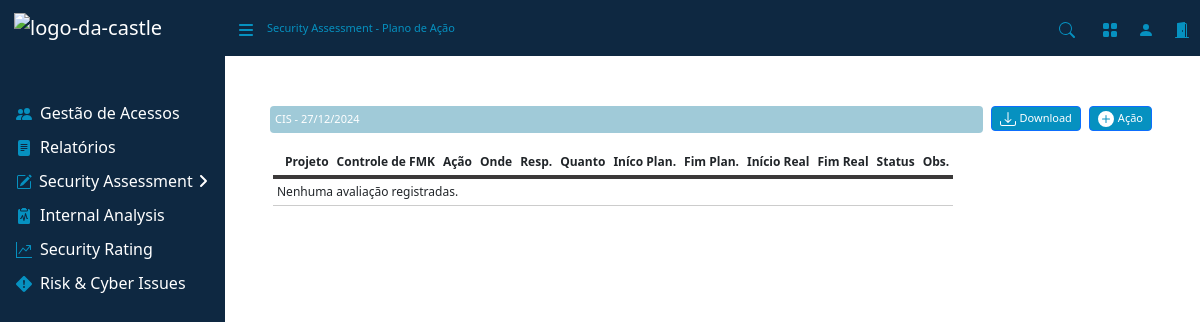
/cad_planodeacao/46/, run on an earlier commit of the app's database.
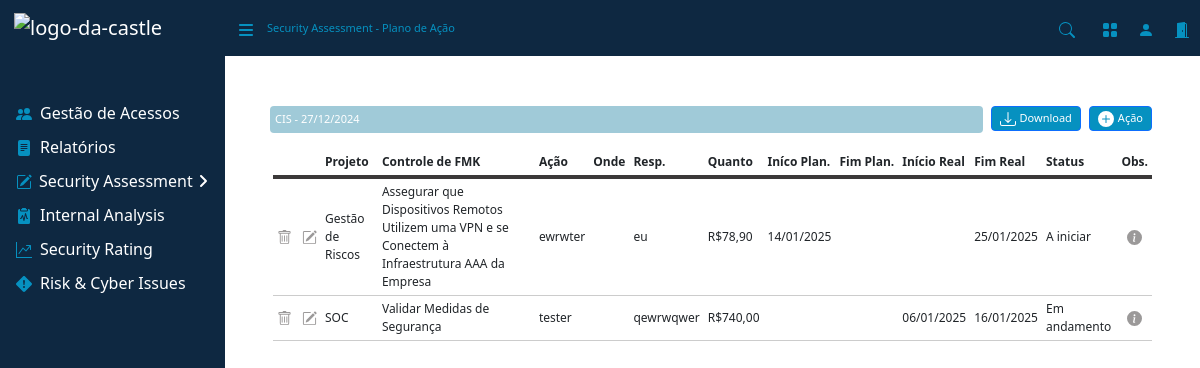
And on a later commit of the database.
### assessment/models.py (models this page shows, shortened)
class CadPlanodeAcaoModel(models.Model):
    GOVERRNAÇA_e_ESTRATEGIA = 'Governança e Estratégia'
    GESTAO_de_RISCOS = 'Gestão de Riscos'
    GESTAO_de_TERCEIROS = 'Gestão de Terceiros'
    PRIVACIDADE = 'Privacidade'
    GESTAO_de_IDENTIDADE_e_ACESSOS = 'Gestão de Identidade e Acessos'
    GESTAO_de_ATIVOS = 'Gestão de Ativos'
    SECURITY_MOBILE = 'Security Mobile (computadores e celulares)'
    CLOUD_SECURITY = 'Cloud Security'
    PROTECACAO_DA_INFRAESTRUTURA = 'Proteção da Infraestrutura'
    GESTAO_de_CONFORMIDADES = 'Gestão de Conformidades'
    GESTAO_de_VULNERABILIDADES = 'Gestão de Vulnerabilidades'
    GESTAO_de_PATCH = 'Gestão de Patch'
    DESENVOLVIMENTO_SEGURO = 'Desenvolvimento Seguro'
    GESTAO_de_CRISE = 'Gestão de Crise e Continuidade do Negócio'
    GESTAO_de_INCIDENTES = 'Gestão de Incidentes'
    PALNO_de_BACKUP = 'Plano de Backup e Recuperação'
    SOC ='SOC'
    CONSCIENTIZAÇAO = 'Conscientização'
    CRITERIO_CHOICES = [
        (GOVERRNAÇA_e_ESTRATEGIA, 'Governança e Estratégia'),
        (GESTAO_de_RISCOS, 'Gestão de Riscos'),
        (GESTAO_de_TERCEIROS, 'Gestão de Terceiros'),
        (PRIVACIDADE, 'Privacidade'),
        (GESTAO_de_IDENTIDADE_e_ACESSOS, 'Gestão de Identidade e Acessos'),
        (GESTAO_de_ATIVOS, 'Gestão de Ativos'),
        (SECURITY_MOBILE, 'Security Mobile (computadores e celulares)'),
        (CLOUD_SECURITY, 'Cloud Security'),
        (PROTECACAO_DA_INFRAESTRUTURA, 'Proteção da Infraestrutura'),
        (GESTAO_de_CONFORMIDADES, 'Gestão de Conformidades'),
        (GESTAO_de_VULNERABILIDADES, 'Gestão de Vulnerabilidades'),
        (GESTAO_de_PATCH, 'Gestão de Patch'),
        (DESENVOLVIMENTO_SEGURO, 'Desenvolvimento Seguro'),
        (GESTAO_de_CRISE, 'Gestão de Crise e Continuidade do Negócio'),
        (GESTAO_de_INCIDENTES, 'Gestão de Incidentes'),
        (PALNO_de_BACKUP, 'Plano de Backup e Recuperação'),
        (SOC, 'SOC'),
        (CONSCIENTIZAÇAO, 'Conscientização'),
    ]
    planoacao = models.ForeignKey(PlanoAcaoModel, on_delete=models.CASCADE, related_name='cad_planode_acao_model')
    projeto = models.CharField(max_length=255, null=False, blank=False, choices=CRITERIO_CHOICES)
    subcontrole = models.CharField(max_length=255, null=False, blank=False)
    acao = models.CharField(max_length=255, null=False, blank=False)
    onde = models.CharField(max_length=255, blank=True)
    responsavel = models.CharField(max_length=255, null=False, blank=False)
    quanto = models.CharField(max_length=255, blank=True)
    inicio_pla = models.DateField(blank=True, null=True)
    fim_pla = models.DateField(blank=True, null=True)
    inicio_real = models.DateField(blank=True, null=True)
    fim_real = models.DateField(blank=True, null=True)
    status = models.CharField(max_length=20, blank=True)
    observacao = models.TextField(null=True, blank=True)

### assessment/views/cad_plano_acao.py (the view, shortened to what this page needs)
# urls.py: path('cad_planodeacao/<int:id>/', views.CadPlanodeAcao.as_view(), name='cad_planodeacao'),
class CadPlanodeAcao(View):
    template_name = 'paginas/cad_plano_acao.html'
    def get(self, request, id):
        acao = PlanoAcaoModel.objects.get(id=id)
        cad_acoes = CadPlanodeAcaoModel.objects.filter(planoacao=acao)
        form1 = MeuModeloAcaoForm()
        form2 = MeuModeloAcaoEditForm()
        assessment = acao.assessment
        subcontrole_choices = get_subcontrole_choices(assessment)
        form1.fields['subcontrole'].choices = subcontrole_choices
        form2.fields['subcontrole'].choices = subcontrole_choices
        return render(request, self.template_name, {
            'acao': acao,
            'cad_acoes': cad_acoes,
            'acao_id': id,
            'form1': form1,
            'form2': form2
        })

### assessment/views/cad_plano_acao.py (called while the page is built)
def get_subcontrole_choices(assessment):
    if NistModel.objects.filter(assessment=assessment).exists():
        return NistModel.objects.filter(assessment=assessment).values_list('id', 'subcategoria')
    elif IsoModel.objects.filter(assessment=assessment).exists():
        return IsoModel.objects.filter(assessment=assessment).values_list('id', 'categoria')
    elif CisModel.objects.filter(assessment=assessment).exists():
        return CisModel.objects.filter(assessment=assessment).values_list('id', 'subConjunto')
    elif PlanilhaGenericaModel.objects.filter(assessment=assessment).exists():
        return PlanilhaGenericaModel.objects.filter(assessment=assessment).values_list('id', 'subControle')
    return []

### assessment/templates/paginas/cad_plano_acao.html (shortened to what the changed rows need)
{% extends 'base.html' %}
{% load crispy_forms_tags %}
{% load static %}
{% block content %}
<main>
    <div class="table-responsive font-middle px-5">
        <table class="table-sm">
            <thead>
                <tr>
                    <th scope="col"></th>
                    <th scope="col">Projeto</th>
                    <th scope="col">Controle de FMK</th>
                    <th scope="col">Ação</th>
                    <th scope="col">Onde</th>
                    <th scope="col">Resp.</th>
                    <th scope="col">Quanto</th>
                    <th scope="col">Iníco Plan.</th>
                    <th scope="col">Fim Plan.</th>
                    <th scope="col">Início Real</th>
                    <th scope="col">Fim Real</th>
                    <th scope="col">Status</th>
                    <th scope="col" style="text-align: center;">Obs.</th>
                </tr>
            </thead>
            <tbody>
                {% for cad_acao in cad_acoes %}
                <tr>
                    <td>
                        <div class="icon-container" style="display: flex; gap: 10px;">
                            <span class="btn-delete" data-id="{{ cad_acao.id }}" data-bs-toggle="modal" data-bs-target="#confirmDeleteModal">
                            </span>
                            <span class="editar-cad-palno-acao" data-id="{{ cad_acao.id }}" data-bs-toggle="modal" data-bs-target="#editarCadPlanoModal">
                            </span>
                        </div>
                    </td>
                    <td>{{ cad_acao.projeto }}</td>
                    <td>{{ cad_acao.subcontrole }}</td>
                    <td>{{ cad_acao.acao }}</td>
                    <td>{{ cad_acao.onde }}</td>
                    <td>{{ cad_acao.responsavel }}</td>
                    <td>
                        {% if cad_acao.quanto != "" %}
                            R${{ cad_acao.quanto|floatformat:2 }}
                        {% endif %}
                    </td>
                    <td style="white-space: nowrap;">{{ cad_acao.inicio_pla|date:"d/m/Y"|default_if_none:"" }}</td>
                    <td style="white-space: nowrap;">{{ cad_acao.fim_pla|date:"d/m/Y"|default_if_none:"" }}</td>
                    <td style="white-space: nowrap;">{{ cad_acao.inicio_real|date:"d/m/Y"|default_if_none:"" }}</td>
                    <td style="white-space: nowrap;">{{ cad_acao.fim_real|date:"d/m/Y"|default_if_none:"" }}</td>
                    <td>{{ cad_acao.status }}</td>
                    <td style="text-align: center;">
                        <div class="icon-container">
                            <span data-bs-toggle="modal" data-bs-target="#observacaoModal" data-observacao="{{ cad_acao.observacao }}">
                            </span>
                        </div>
                    </td>
                {% empty %}
                <tr>
                    <td colspan="13">Nenhuma avaliação registradas.</td>
                </tr>
                {% endfor %}
            </tbody>
        </table>
    </div>
</main>
{% endblock %}

What changed in the data, as far as the page shows it:
added CadPlanodeAcaoModel: projeto "Gestão de Riscos", subcontrole "Assegurar que Dispositivos Remotos Utilizem uma VPN e se Conectem à Infraestrutura AAA da Empresa", acao "ewrwter", responsavel "eu", quanto "78,90", inicio_pla "14/01/2025", fim_real "25/01/2025", status "A iniciar"
added CadPlanodeAcaoModel: projeto "SOC", subcontrole "Validar Medidas de Segurança", acao "tester", responsavel "qewrwqwer", quanto "740,00", inicio_real "06/01/2025", fim_real "16/01/2025", status "Em andamento"
Also different on the page:
text no longer shown: "Nenhuma avaliação registradas."
